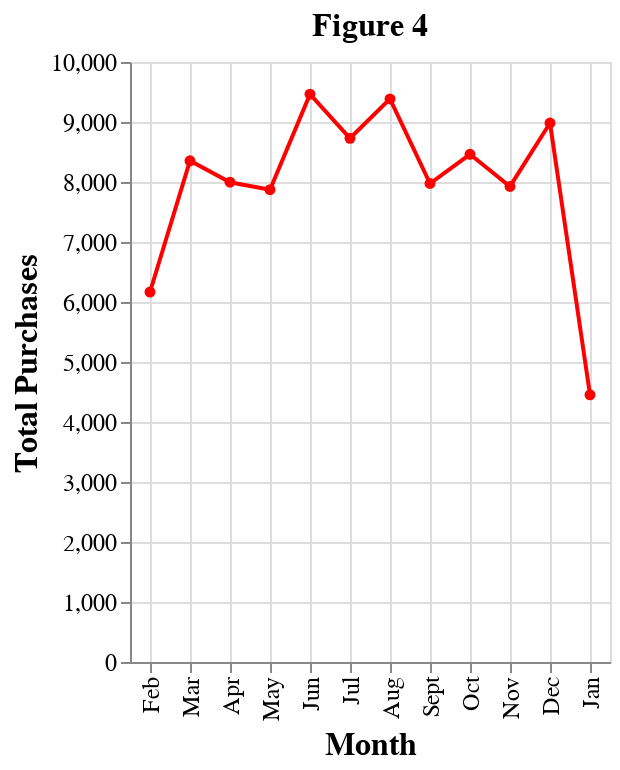

The notebook cell this image was saved under:
### Code cell
# Question04:
# In the last 12 month, which month is the busiest month in terms of home 
# purchase activities?

# Add new column for month
nyc_month_sales_df = nyc_one_year_df.copy()

date_mask = (nyc_month_sales_df["SALE DATE"] >= "2021-02-01") & (nyc_month_sales_df["SALE DATE"] <= "2021-02-28")
nyc_month_sales_df.loc[date_mask, "SALE MONTH"] = "Feb"
date_mask = (nyc_month_sales_df["SALE DATE"] >= "2021-03-01") & (nyc_month_sales_df["SALE DATE"] <= "2021-03-31")
nyc_month_sales_df.loc[date_mask, "SALE MONTH"] = "Mar"
date_mask = (nyc_month_sales_df["SALE DATE"] >= "2021-04-01") & (nyc_month_sales_df["SALE DATE"] <= "2021-04-30")
nyc_month_sales_df.loc[date_mask, "SALE MONTH"] = "Apr"
date_mask = (nyc_month_sales_df["SALE DATE"] >= "2021-05-01") & (nyc_month_sales_df["SALE DATE"] <= "2021-05-31")
nyc_month_sales_df.loc[date_mask, "SALE MONTH"] = "May"
date_mask = (nyc_month_sales_df["SALE DATE"] >= "2021-06-01") & (nyc_month_sales_df["SALE DATE"] <= "2021-06-30")
nyc_month_sales_df.loc[date_mask, "SALE MONTH"] = "Jun"
date_mask = (nyc_month_sales_df["SALE DATE"] >= "2021-07-01") & (nyc_month_sales_df["SALE DATE"] <= "2021-07-31")
nyc_month_sales_df.loc[date_mask, "SALE MONTH"] = "Jul"
date_mask = (nyc_month_sales_df["SALE DATE"] >= "2021-08-01") & (nyc_month_sales_df["SALE DATE"] <= "2021-08-31")
nyc_month_sales_df.loc[date_mask, "SALE MONTH"] = "Aug"
date_mask = (nyc_month_sales_df["SALE DATE"] >= "2021-09-01") & (nyc_month_sales_df["SALE DATE"] <= "2021-09-30")
nyc_month_sales_df.loc[date_mask, "SALE MONTH"] = "Sept"
date_mask = (nyc_month_sales_df["SALE DATE"] >= "2021-10-01") & (nyc_month_sales_df["SALE DATE"] <= "2021-10-31")
nyc_month_sales_df.loc[date_mask, "SALE MONTH"] = "Oct"
date_mask = (nyc_month_sales_df["SALE DATE"] >= "2021-11-01") & (nyc_month_sales_df["SALE DATE"] <= "2021-11-30")
nyc_month_sales_df.loc[date_mask, "SALE MONTH"] = "Nov"
date_mask = (nyc_month_sales_df["SALE DATE"] >= "2021-12-01") & (nyc_month_sales_df["SALE DATE"] <= "2021-12-30")
nyc_month_sales_df.loc[date_mask, "SALE MONTH"] = "Dec"
date_mask = (nyc_month_sales_df["SALE DATE"] >= "2022-01-01") & (nyc_month_sales_df["SALE DATE"] <= "2022-01-31")
nyc_month_sales_df.loc[date_mask, "SALE MONTH"] = "Jan"

# Count total sales by month
nyc_month_sales_df = nyc_month_sales_df.groupby(["SALE MONTH"]) \
                                       .agg(count=pd.NamedAgg(column="SALE MONTH", aggfunc="count")) \
                                       .reset_index()
# Plot
# Title: Total Monthly Purchases Feb 21 - Jan 22
month_sort = ["Feb", "Mar", "Apr", "May", "Jun", "Jul", "Aug", "Sept", "Oct", "Nov", "Dec", "Jan"]
monthly_purchases = alt.Chart(nyc_month_sales_df).mark_line(point = True) \
  .encode(
    x=alt.X("SALE MONTH:N", 
              title="Month", 
              sort=month_sort, 
              axis=alt.Axis(grid=True)),
    y=alt.Y("count:Q",title="Total Purchases"),
    color=alt.value("red")) \
  .properties(title='Figure 4') \
  .configure_axis(labelFontSize=12, titleFontSize=16) \
  .configure_title(fontSize=16) \
  .configure_legend(titleFontSize=12, labelFontSize=12)
monthly_purchases

### Figure 1 — Vega-Lite specification as saved in the notebook (floating-point values rounded to 4 significant figures)
{"config": {"view": {"continuousWidth": 400, "continuousHeight": 300}, "axis": {"labelFontSize": 12, "titleFontSize": 16}, "legend": {"labelFontSize": 12, "titleFontSize": 12}, "title": {"fontSize": 16}}, "data": {"name": "data-abd72948348a9c748c428019b4b7ddb2"}, "mark": {"type": "line", "point": true}, "encoding": {"color": {"value": "red"}, "x": {"axis": {"grid": true}, "field": "SALE MONTH", "sort": ["Feb", "Mar", "Apr", "May", "Jun", "Jul", "Aug", "Sept", "Oct", "Nov", "Dec", "Jan"], "title": "Month", "type": "nominal"}, "y": {"field": "count", "title": "Total Purchases", "type": "quantitative"}}, "title": "Figure 4", "$schema": "https://vega.github.io/schema/vega-lite/v4.17.0.json", "datasets": {"data-abd72948348a9c748c428019b4b7ddb2": [{"SALE MONTH": "Apr", "count": 7996}, {"SALE MONTH": "Aug", "count": 9385}, {"SALE MONTH": "Dec", "count": 8983}, {"SALE MONTH": "Feb", "count": 6166}, {"SALE MONTH": "Jan", "count": 4453}, {"SALE MONTH": "Jul", "count": 8729}, {"SALE MONTH": "Jun", "count": 9464}, {"SALE MONTH": "Mar", "count": 8354}, {"SALE MONTH": "May", "count": 7872}, {"SALE MONTH": "Nov", "count": 7926}, {"SALE MONTH": "Oct", "count": 8462}, {"SALE MONTH": "Sept", "count": 7975}]}}
